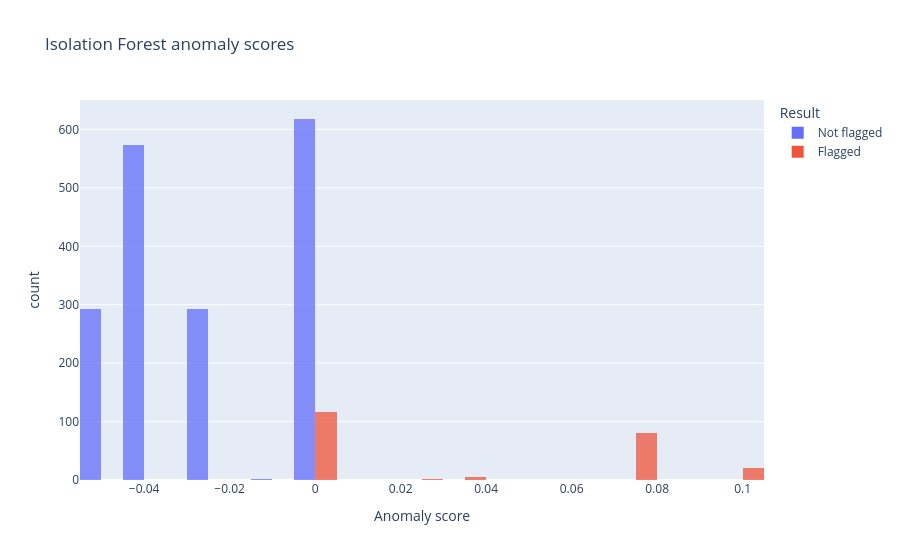

Notebook code cell kept with this figure:
### Markdown cell above
## Step 12 — Chart: Isolation Forest ke scores

High score ka matlab hai ki model ko message zyada unusual laga. Use log context ke saath check karein.

### Code cell
score_data = pd.DataFrame({
    "score": scores["Isolation Forest"],
    "result": np.where(flags["Isolation Forest"], "Flagged", "Not flagged"),
})
display(px.histogram(
    score_data,
    x="score",
    color="result",
    barmode="overlay",
    opacity=0.75,
    title="Isolation Forest anomaly scores",
    labels={"score": "Anomaly score", "result": "Result"},
))

### Figure 1 — Plotly figure (JSON) as saved in the notebook; plotly's stock layout.template omitted (floating-point values rounded to 4 significant figures; data arrays with more than 128 entries replaced by an {"elided": "..."} marker saying what was removed)
{"data": [{"bingroup": "x", "hovertemplate": "Result=Not flagged<br>Anomaly score=%{x}<br>count=%{y}<extra></extra>", "legendgroup": "Not flagged", "marker": {"color": "#636efa", "opacity": 0.75, "pattern": {"shape": ""}}, "name": "Not flagged", "orientation": "v", "showlegend": true, "type": "histogram", "x": {"elided": "1777 float values"}, "xaxis": "x", "yaxis": "y"}, {"bingroup": "x", "hovertemplate": "Result=Flagged<br>Anomaly score=%{x}<br>count=%{y}<extra></extra>", "legendgroup": "Flagged", "marker": {"color": "#EF553B", "opacity": 0.75, "pattern": {"shape": ""}}, "name": "Flagged", "orientation": "v", "showlegend": true, "type": "histogram", "x": {"elided": "223 float values"}, "xaxis": "x", "yaxis": "y"}], "layout": {"barmode": "overlay", "legend": {"title": {"text": "Result"}, "tracegroupgap": 0}, "title": {"text": "Isolation Forest anomaly scores"}, "xaxis": {"anchor": "y", "domain": [0, 1], "title": {"text": "Anomaly score"}}, "yaxis": {"anchor": "x", "domain": [0, 1], "title": {"text": "count"}}}}
